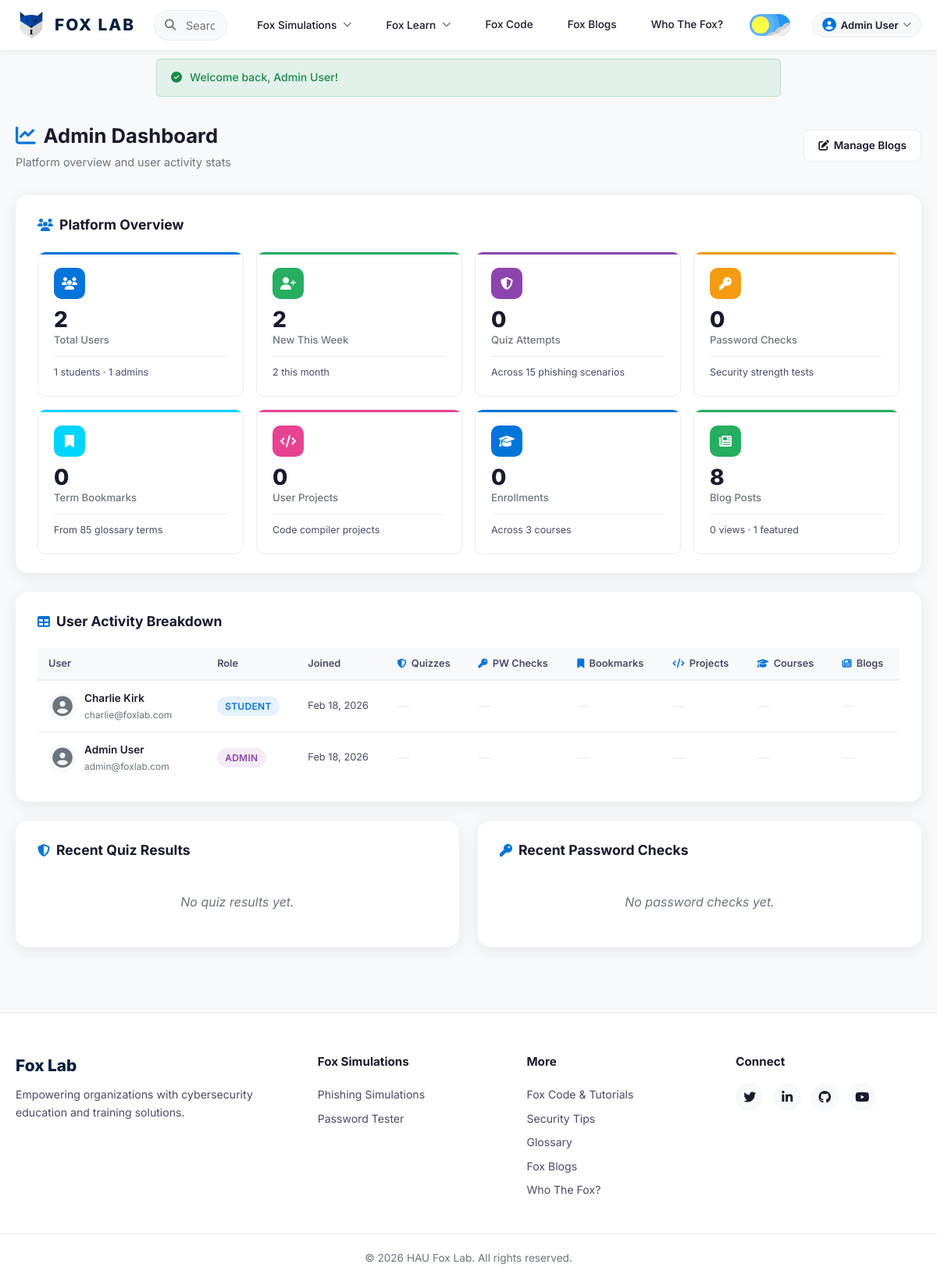
/pages/admin-dashboard.php (signed in), run on the app's committed database.
### tables this page shows
CREATE TABLE IF NOT EXISTS users (
    id          INT AUTO_INCREMENT PRIMARY KEY,
    full_name   VARCHAR(200) NOT NULL,
    email       VARCHAR(255) NOT NULL UNIQUE,
    password    VARCHAR(255) NOT NULL,
    role        ENUM('student','admin') DEFAULT 'student',
    avatar_url  VARCHAR(500) DEFAULT NULL,
    created_at  TIMESTAMP DEFAULT CURRENT_TIMESTAMP,
    updated_at  TIMESTAMP DEFAULT CURRENT_TIMESTAMP ON UPDATE CURRENT_TIMESTAMP
);

### pages/admin-dashboard.php (the view, shortened to what the rows shown need)
<?php
require_once __DIR__ . '/../config/db.php';
requireAdmin();
$pdo = getDBConnection();
$users = $pdo->query("
    SELECT
        u.id,
        u.full_name,
        u.email,
        u.role,
        u.avatar_url,
        u.created_at,
        COALESCE(qr.quiz_count, 0)       AS quiz_count,
        COALESCE(qr.correct_total, 0)    AS correct_total,
        COALESCE(qr.incorrect_total, 0)  AS incorrect_total,
        COALESCE(pw.pw_checks, 0)        AS pw_checks,
        COALESCE(bk.bookmark_count, 0)   AS bookmark_count,
        COALESCE(pj.project_count, 0)    AS project_count,
        COALESCE(en.enrollment_count, 0) AS enrollment_count,
        COALESCE(en.avg_progress, 0)     AS avg_progress,
        COALESCE(bl.blog_count, 0)       AS blog_count
    FROM users u
    LEFT JOIN (
        SELECT user_id, COUNT(*) AS quiz_count,
               SUM(is_correct) AS correct_total,
               SUM(CASE WHEN is_correct = 0 THEN 1 ELSE 0 END) AS incorrect_total
        FROM quiz_results GROUP BY user_id
    ) qr ON u.id = qr.user_id
    LEFT JOIN (
        SELECT user_id, COUNT(*) AS pw_checks
        FROM pw_logs GROUP BY user_id
    ) pw ON u.id = pw.user_id
    LEFT JOIN (
        SELECT user_id, COUNT(*) AS bookmark_count
        FROM bookmarks GROUP BY user_id
    ) bk ON u.id = bk.user_id
    LEFT JOIN (
        SELECT user_id, COUNT(*) AS project_count
        FROM projects WHERE user_id IS NOT NULL GROUP BY user_id
    ) pj ON u.id = pj.user_id
    LEFT JOIN (
        SELECT user_id, COUNT(*) AS enrollment_count, ROUND(AVG(progress)) AS avg_progress
        FROM enrollments GROUP BY user_id
    ) en ON u.id = en.user_id
    LEFT JOIN (
        SELECT user_id, COUNT(*) AS blog_count
        FROM blogs WHERE user_id IS NOT NULL GROUP BY user_id
    ) bl ON u.id = bl.user_id
    ORDER BY u.created_at DESC
")->fetchAll();
include __DIR__ . '/../includes/header.php';
?>
<section class="admin-dashboard">
    <div class="container">
        <div class="admin-header">
            <div class="admin-header-left">
                <h1><i class="fas fa-chart-line"></i> Admin Dashboard</h1>
            </div>
        </div>
        <div class="dash-section">
            <h2 class="dash-section-title"><i class="fas fa-users"></i> Platform Overview</h2>
        </div>
        <div class="dash-section">
            <h2 class="dash-section-title"><i class="fas fa-table"></i> User Activity Breakdown</h2>
            <div class="dash-table-wrapper">
                <table class="dash-table">
                    <thead>
                        <tr>
                            <th>User</th>
                            <th>Role</th>
                            <th>Joined</th>
                            <th><i class="fas fa-shield-halved"></i> Quizzes</th>
                            <th><i class="fas fa-key"></i> PW Checks</th>
                            <th><i class="fas fa-bookmark"></i> Bookmarks</th>
                            <th><i class="fas fa-code"></i> Projects</th>
                            <th><i class="fas fa-graduation-cap"></i> Courses</th>
                            <th><i class="fas fa-newspaper"></i> Blogs</th>
                        </tr>
                    </thead>
                    <tbody>
                        <?php if (empty($users)): ?>
                        <tr><td colspan="9" class="dash-table-empty">No users found</td></tr>
                        <?php else: ?>
                        <?php foreach ($users as $u): ?>
                        <tr>
                            <td class="dash-user-cell">
                                <div class="dash-user-avatar">
                                    <?php if (!empty($u['avatar_url'])): ?>
                                        <img src="../<?php echo e($u['avatar_url']); ?>" alt="">
                                    <?php else: ?>
                                        <i class="fas fa-user-circle"></i>
                                    <?php endif; ?>
                                </div>
                                <div class="dash-user-info">
                                    <span class="dash-user-name"><?php echo e($u['full_name']); ?></span>
                                    <span class="dash-user-email"><?php echo e($u['email']); ?></span>
                                </div>
                            </td>
                            <td>
                                <span class="dash-role-badge dash-role-<?php echo e($u['role']); ?>">
                                    <?php echo ucfirst(e($u['role'])); ?>
                                </span>
                            </td>
                            <td class="dash-date"><?php echo date('M j, Y', strtotime($u['created_at'])); ?></td>
                            <td>
                                <?php if ($u['quiz_count'] > 0): ?>
                                    <span class="dash-activity-count"><?php echo $u['quiz_count']; ?></span>
                                    <span class="dash-activity-sub"><?php echo $u['correct_total']; ?>✓ <?php echo $u['incorrect_total']; ?>✗</span>
                                <?php else: ?>
                                    <span class="dash-activity-none">—</span>
                                <?php endif; ?>
                            </td>
                            <td>
                                <?php if ($u['pw_checks'] > 0): ?>
                                    <span class="dash-activity-count"><?php echo $u['pw_checks']; ?></span>
                                <?php else: ?>
                                    <span class="dash-activity-none">—</span>
                                <?php endif; ?>
                            </td>
                            <td>
                                <?php if ($u['bookmark_count'] > 0): ?>
                                    <span class="dash-activity-count"><?php echo $u['bookmark_count']; ?></span>
                                <?php else: ?>
                                    <span class="dash-activity-none">—</span>
                                <?php endif; ?>
                            </td>
                            <td>
                                <?php if ($u['project_count'] > 0): ?>
                                    <span class="dash-activity-count"><?php echo $u['project_count']; ?></span>
                                <?php else: ?>
                                    <span class="dash-activity-none">—</span>
                                <?php endif; ?>
                            </td>
                            <td>
                                <?php if ($u['enrollment_count'] > 0): ?>
                                    <span class="dash-activity-count"><?php echo $u['enrollment_count']; ?></span>
                                    <span class="dash-activity-sub"><?php echo $u['avg_progress']; ?>% avg</span>
                                <?php else: ?>
                                    <span class="dash-activity-none">—</span>
                                <?php endif; ?>
                            </td>
                            <td>
                                <?php if ($u['blog_count'] > 0): ?>
                                    <span class="dash-activity-count"><?php echo $u['blog_count']; ?></span>
                                <?php else: ?>
                                    <span class="dash-activity-none">—</span>
                                <?php endif; ?>
                            </td>
                        </tr>
                        <?php endforeach; ?>
                        <?php endif; ?>
                    </tbody>
                </table>
            </div>
        </div>
        <div class="dash-two-col">
            <div class="dash-section">
                <h2 class="dash-section-title"><i class="fas fa-shield-halved"></i> Recent Quiz Results</h2>
            </div>
            <div class="dash-section">
                <h2 class="dash-section-title"><i class="fas fa-key"></i> Recent Password Checks</h2>
            </div>
        </div>
    </div>
</section>
<?php include __DIR__ . '/../includes/footer.php'; ?>

### includes/header.php (shortened to what the rows shown need)
<?php
$isSubPage = (basename(dirname($_SERVER['SCRIPT_FILENAME'])) === 'pages');
$basePath = $isSubPage ? '../' : '';
$pagesPath = $isSubPage ? '' : 'pages/';
$_currentUser = currentUser();
?>
<!DOCTYPE html>
<html lang="en">
<head>
    <link rel="stylesheet" href="https://cdnjs.cloudflare.com/ajax/libs/font-awesome/6.5.1/css/all.min.css">
    <link rel="stylesheet" href="<?php echo $basePath; ?>assets/css/style.css">
</head>
<body>
    <header class="header">
        <div class="header-inner">
            <nav class="main-nav" id="mainNav">
                <?php if (isLoggedIn() && $_currentUser): ?>
                <div class="user-menu">
                    <button class="user-menu-btn" id="userMenuBtn">
                        <i class="fas fa-user-circle"></i>
                        <span><?php echo e($_currentUser['full_name']); ?></span>
                        <i class="fas fa-chevron-down"></i>
                    </button>
                </div>
                <?php else: ?>
                <a href="<?php echo $pagesPath; ?>login.php" class="btn-login">Login</a>
                <?php endif; ?>
            </nav>
        </div>
    </header>
    <main>

### data on the page
users: full_name "Admin User", email "admin@foxlab.com", role "ADMIN", created_at "Feb 18, 2026"
users: full_name "Charlie Kirk", email "charlie@foxlab.com", role "STUDENT", created_at "Feb 18, 2026"

### other printed values
$_flash['message'] "Welcome back, Admin User!"
$totalUsers "2"
$totalStudents "1"
$totalAdmins "1"
$newUsersWeek "2"
$newUsersMonth "2"
$totalQuizzes "0"
$totalScenarios "15"
$totalPwChecks "0"
$totalBookmarks "0"
$totalTerms "85"
$totalProjects "0"
$totalEnrolled "0"
$totalCourses "3"
$totalBlogs "8"
